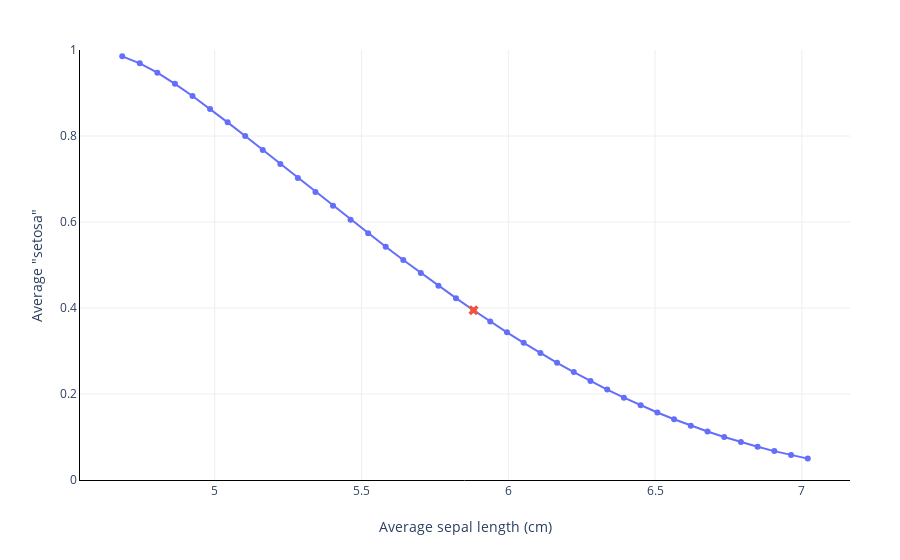

Notebook cell for this chart:
### Markdown cell above
One variable, one class.

### Code cell
explainer.plot_bias(
    X_test=X_test['sepal length (cm)'],
    y_pred=y_pred['setosa'],
)

### Figure 1 — Plotly figure (JSON) as saved in the notebook; plotly's stock layout.template omitted (floating-point values rounded to 4 significant figures)
{"data": [{"hoverinfo": "x+y", "mode": "lines+markers", "showlegend": false, "type": "scatter", "x": [4.685, 4.745, 4.805, 4.864, 4.924, 4.984, 5.044, 5.104, 5.164, 5.223, 5.283, 5.343, 5.403, 5.463, 5.523, 5.582, 5.642, 5.702, 5.762, 5.822, 5.882, 5.939, 5.995, 6.052, 6.109, 6.166, 6.223, 6.28, 6.337, 6.394, 6.451, 6.508, 6.565, 6.622, 6.678, 6.735, 6.792, 6.849, 6.906, 6.963, 7.02], "y": [0.9853, 0.969, 0.9472, 0.9214, 0.893, 0.8629, 0.8317, 0.7999, 0.7676, 0.735, 0.7025, 0.6699, 0.6376, 0.6055, 0.5738, 0.5425, 0.5117, 0.4814, 0.4518, 0.4229, 0.3947, 0.3687, 0.3434, 0.3189, 0.2953, 0.2727, 0.2509, 0.2301, 0.2103, 0.1915, 0.1737, 0.1569, 0.1412, 0.1264, 0.1127, 0.09991, 0.08809, 0.07719, 0.06719, 0.05805, 0.04973]}, {"hoverinfo": "text", "marker": {"size": 9, "symbol": "x"}, "mode": "markers", "name": "Original mean", "showlegend": false, "text": ["Dataset mean"], "type": "scatter", "x": [5.882], "y": [0.3947]}], "layout": {"margin": {"r": 50, "t": 50}, "plot_bgcolor": "white", "xaxis": {"gridcolor": "#eee", "linecolor": "black", "showgrid": true, "showline": true, "title": {"text": "Average sepal length (cm)"}, "zeroline": false}, "yaxis": {"gridcolor": "#eee", "linecolor": "black", "range": [0, 1], "showgrid": true, "showline": true, "title": {"text": "Average \"setosa\""}}}}
